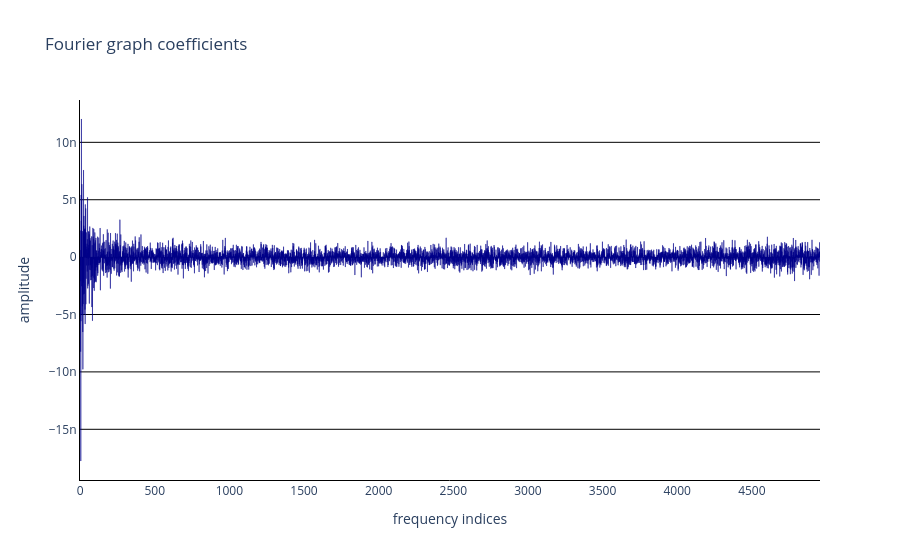

Source (notebook cell):
### Markdown cell above
#### 🌟 Visualize ground truth spectrum

### Code cell
mm.viz.plot_spectrum(data["cst"]@data["gt"].data[:,ht])

### Figure 1 — Plotly figure (JSON) as saved in the notebook; plotly's stock layout.template omitted (floating-point values rounded to 4 significant figures; data arrays with more than 128 entries replaced by an {"elided": "..."} marker saying what was removed)
{"data": [{"marker": {"color": "darkblue", "line": {"color": "darkblue"}}, "type": "bar", "y": {"elided": "4957 float values"}}], "layout": {"plot_bgcolor": "white", "showlegend": false, "title": {"text": "Fourier graph coefficients"}, "xaxis": {"linecolor": "black", "title": {"text": "frequency indices"}}, "yaxis": {"gridcolor": "black", "linecolor": "black", "title": {"text": "amplitude"}}}}
